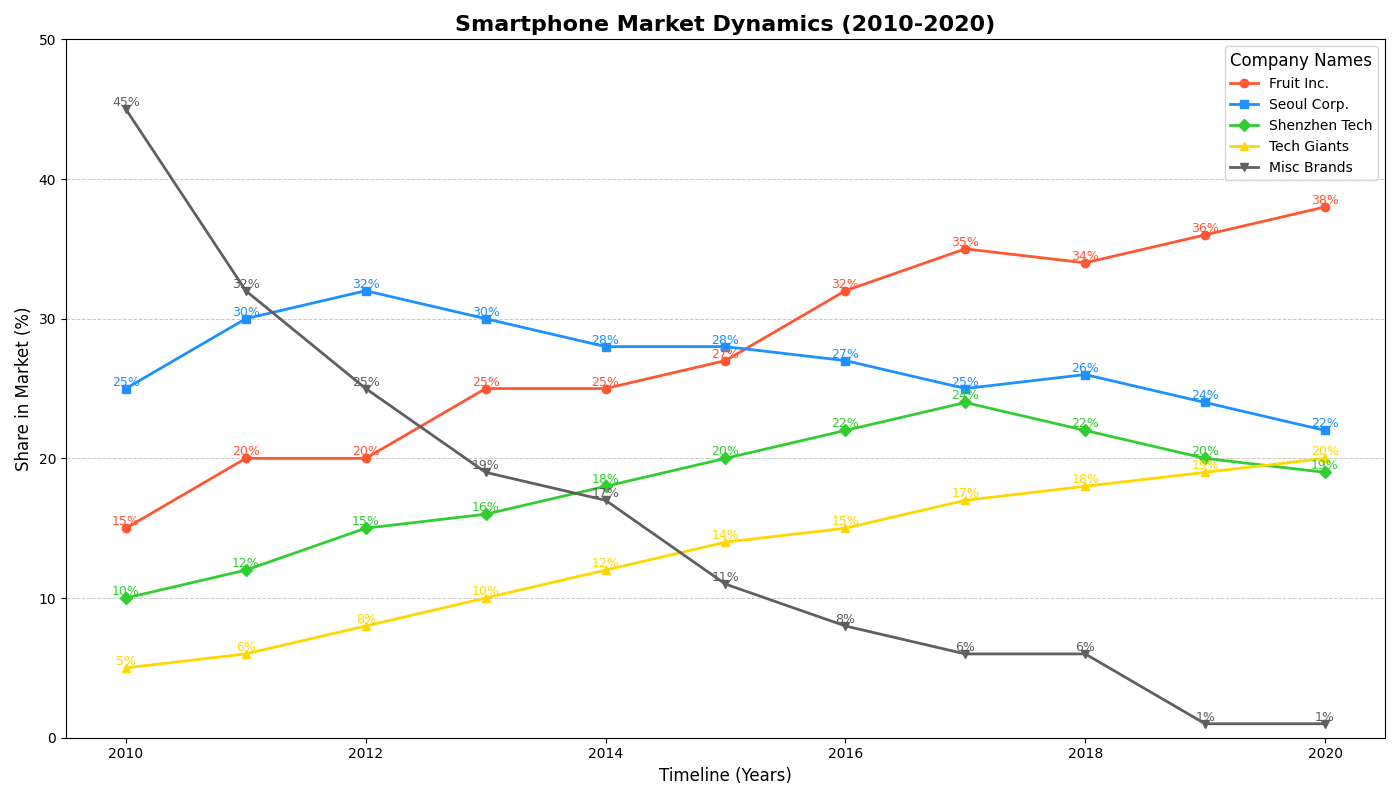

Generate this figure with Python:
import matplotlib.pyplot as plt
import numpy as np

years = np.arange(2010, 2021)

apple = [15, 20, 20, 25, 25, 27, 32, 35, 34, 36, 38]
samsung = [25, 30, 32, 30, 28, 28, 27, 25, 26, 24, 22]
huawei = [10, 12, 15, 16, 18, 20, 22, 24, 22, 20, 19]
xiaomi = [5, 6, 8, 10, 12, 14, 15, 17, 18, 19, 20]
others = [45, 32, 25, 19, 17, 11,  8,  6,  6,  1, 1]

# Initialize the plot
fig, ax = plt.subplots(figsize=(14, 8))

colors = ['#FF5733', '#1E90FF', '#32CD32', '#FFD700', '#606060']

# Line plots
ax.plot(years, apple, label='Fruit Inc.', color=colors[0], marker='o', linewidth=2)
ax.plot(years, samsung, label='Seoul Corp.', color=colors[1], marker='s', linewidth=2)
ax.plot(years, huawei, label='Shenzhen Tech', color=colors[2], marker='D', linewidth=2)
ax.plot(years, xiaomi, label='Tech Giants', color=colors[3], marker='^', linewidth=2)
ax.plot(years, others, label='Misc Brands', color=colors[4], marker='v', linewidth=2)

# Modified title and labels
ax.set_title("Smartphone Market Dynamics (2010-2020)", fontsize=16, fontweight='bold')
ax.set_xlabel('Timeline (Years)', fontsize=12)
ax.set_ylabel('Share in Market (%)', fontsize=12)

ax.set_ylim(0, 50)

ax.yaxis.grid(True, linestyle='--', linewidth=0.7, alpha=0.7)

ax.legend(title='Company Names', fontsize=10, title_fontsize='12')

for year, a, s, h, x, o in zip(years, apple, samsung, huawei, xiaomi, others):
    ax.text(year, a, f'{a}%', ha='center', va='bottom', fontsize=9, color=colors[0])
    ax.text(year, s, f'{s}%', ha='center', va='bottom', fontsize=9, color=colors[1])
    ax.text(year, h, f'{h}%', ha='center', va='bottom', fontsize=9, color=colors[2])
    ax.text(year, x, f'{x}%', ha='center', va='bottom', fontsize=9, color=colors[3])
    ax.text(year, o, f'{o}%', ha='center', va='bottom', fontsize=9, color=colors[4])

plt.tight_layout()
plt.show()
